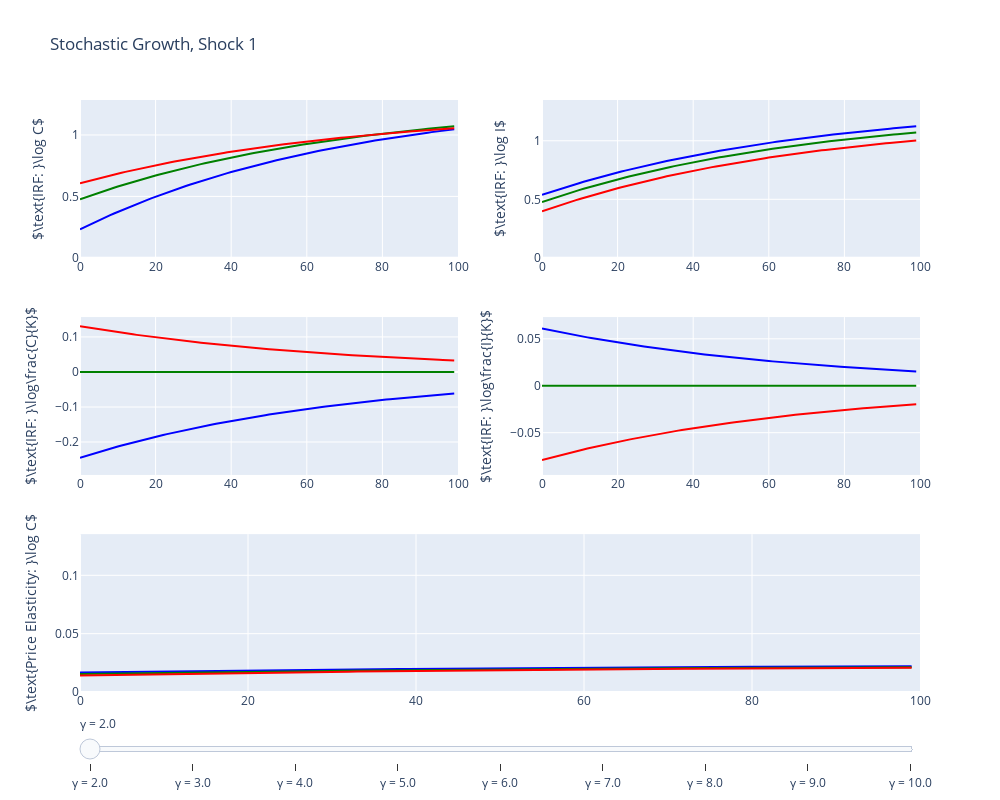

The cell this chart's notebook holds for it:
### Markdown cell above
## Impulse responses with a slider parameter

### Code cell
# Generate slider variables
if habit.value == 1:
    slider_object = slider_var_γ_only
else:
    slider_object = slider_var
slider_vars = list(np.arange(slider_min.value,slider_max.value,slider_step.value)) + [slider_max.value]
if slider_object.value == 'γ':
    γ = slider_vars
elif slider_object.value == 'χ':
    χ = slider_vars
elif slider_object.value == 'α':
    α = slider_vars
elif slider_object.value == 'ϵ':
    ϵ = slider_vars

if conf_int.value == 0 or habit.value == 1:
    conf_interval = None
else:
    conf_interval = conf_int.value
    
    
fig1, solved_models = plot_impulse([np.float(r) for r in rhos.value.split(',')], \
                             timeHorizon.value, phi1.value, \
                             phi2.value, alpha_k.value, productivity.value, delta.value, A, B, \
                             U_k, σ_k, U_d, σ_d, int(order.value), γ, slider_object.value, habit.value, χ, α, ϵ, 
                             shock = int(shock.value), title = plotName.value+", Shock {}", \
                             confidence_interval=conf_interval)
fig1.show()
